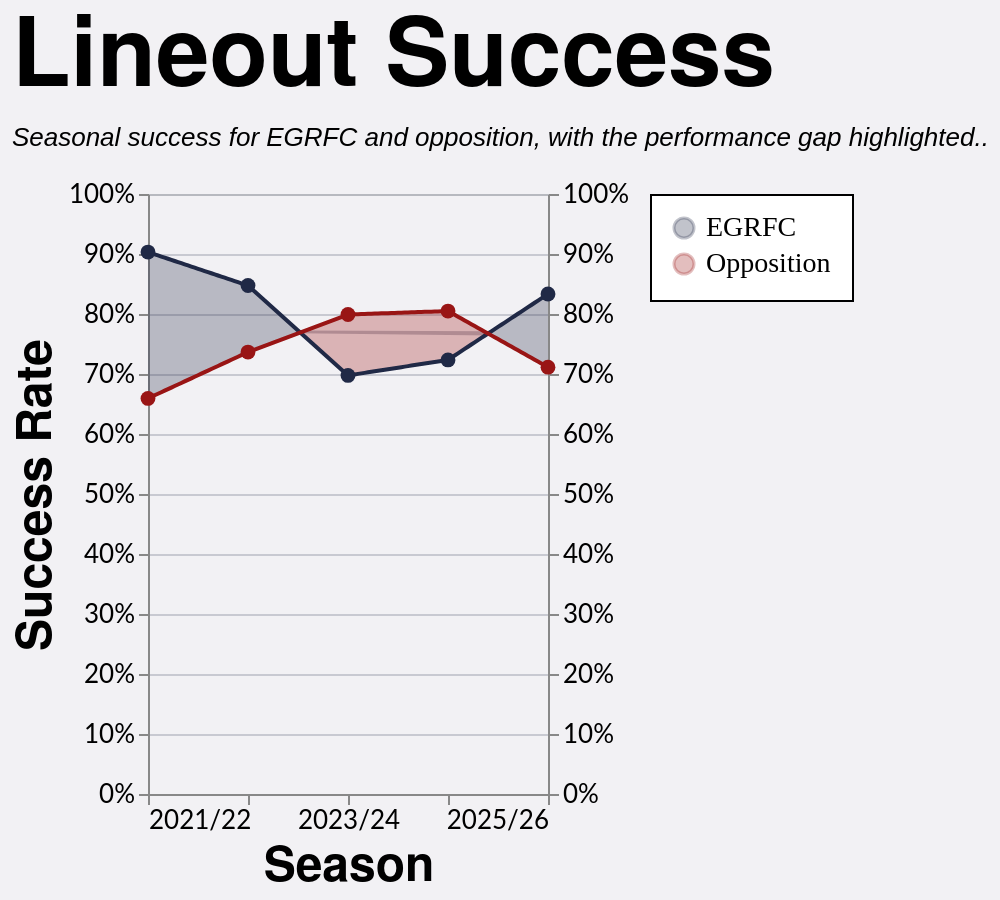

Express this chart as Vega-Lite.
### Vega-Lite specification from a JSON file in a GitHub repository (floating-point values rounded to 4 significant figures; data arrays with more than 128 entries replaced by an {"elided": "..."} marker saying what was removed)
{"config": {"axis": {"labelFont": "Lato, sans-serif", "titleFont": "PT Sans Narrow, Helvetica Neue, Helvetica, Arial, sans-serif", "labelFontSize": 13, "titleFontSize": 24, "gridColor": "#202947", "gridOpacity": 0.2}, "header": {"labelFont": "PT Sans Narrow, Helvetica Neue, Helvetica, Arial, sans-serif", "titleFont": "PT Sans Narrow, Helvetica Neue, Helvetica, Arial, sans-serif", "labelFontSize": 24, "titleFontSize": 28, "labelFontWeight": "bold", "orient": "left"}, "legend": {"labelFont": "Lato, sans-serif", "titleFont": "PT Sans Narrow, Helvetica Neue, Helvetica, Arial, sans-serif", "labelFontSize": 14, "titleFontSize": 16, "titlePadding": 5, "fillColor": "white", "strokeColor": "black", "padding": 10, "titleFontWeight": "lighter", "titleFontStyle": "italic", "titleColor": "gray", "offset": 10}, "title": {"font": "PT Sans Narrow, Helvetica Neue, Helvetica, Arial, sans-serif", "fontSize": 48, "fontWeight": "bold", "anchor": "start", "align": "center", "titlePadding": 20, "subtitlePadding": 10, "subtitleFontSize": 13, "subtitleColor": "", "subtitleFontStyle": "italic", "offset": 15, "color": "black"}, "axisX": {"labelAngle": 0}, "facet": {"title": null, "header": null, "align": {"row": "each", "column": "each"}}, "resolve": {"scale": {"y": "independent", "facet": "independent"}}, "background": "#f2f1f4"}, "layer": [{"mark": {"type": "area", "opacity": 0.28}, "encoding": {"color": {"field": "leading_team", "legend": {"labelFont": "PT Sans Narrow", "orient": "right", "title": null}, "scale": {"domain": ["EGRFC", "Opposition"], "range": ["#202946", "#991515"]}, "title": "Team", "type": "nominal"}, "x": {"axis": {"grid": false, "labelExpr": "datum.value == 0 ? '2021/22' : datum.value == 1 ? '2022/23' : datum.value == 2 ? '2023/24' : datum.value == 3 ? '2024/25' : datum.value == 4 ? '2025/26' : ''", "values": [0, 1, 2, 3, 4]}, "field": "season_pos", "scale": {"domain": [0, 4]}, "title": "Season", "type": "quantitative"}, "y": {"axis": {"format": "%", "orient": "left"}, "field": "y_high", "scale": {"domain": [0.0, 1.0]}, "title": "Success Rate", "type": "quantitative"}, "y2": {"field": "y_low"}}, "transform": [{"filter": "(datum.team === 'EGRFC')"}]}, {"mark": {"type": "line", "size": 2}, "encoding": {"color": {"field": "team", "scale": {"domain": ["EGRFC", "Opposition"], "range": ["#202946", "#991515"]}, "title": "Team", "type": "nominal"}, "x": {"axis": {"labelExpr": "datum.value == 0 ? '2021/22' : datum.value == 1 ? '2022/23' : datum.value == 2 ? '2023/24' : datum.value == 3 ? '2024/25' : datum.value == 4 ? '2025/26' : ''", "values": [0, 1, 2, 3, 4]}, "field": "season_pos", "scale": {"domain": [0, 4]}, "title": "Season", "type": "quantitative"}, "y": {"axis": {"format": "%", "orient": "right"}, "field": "success_rate", "scale": {"domain": [0.0, 1.0]}, "title": null, "type": "quantitative"}}}, {"mark": {"type": "point", "filled": true, "opacity": 1.0, "size": 55}, "encoding": {"color": {"field": "team", "scale": {"domain": ["EGRFC", "Opposition"], "range": ["#202946", "#991515"]}, "title": "Team", "type": "nominal"}, "tooltip": [{"field": "team", "title": "Team", "type": "nominal"}, {"field": "squad", "title": "Squad", "type": "nominal"}, {"field": "set_piece_type", "title": "Set Piece", "type": "nominal"}, {"field": "lineouts_total", "format": ",.0f", "title": "Total Lineouts", "type": "quantitative"}, {"field": "success_rate", "format": ".0%", "title": "Success Rate", "type": "quantitative"}], "x": {"field": "season_pos", "title": "Season", "type": "quantitative"}, "y": {"axis": null, "field": "success_rate", "scale": {"domain": [0.0, 1.0]}, "title": "Success Rate", "type": "quantitative"}}, "transform": [{"filter": "datum.is_anchor"}]}], "data": {"name": "data-edd9178d7604d195ac542fd3a35c716d"}, "height": 300, "title": {"text": "Lineout Success", "subtitle": "Seasonal success for EGRFC and opposition, with the performance gap highlighted.."}, "width": 200, "$schema": "https://vega.github.io/schema/vega-lite/v5.20.1.json", "datasets": {"data-edd9178d7604d195ac542fd3a35c716d": {"elided": "242 records"}}}
